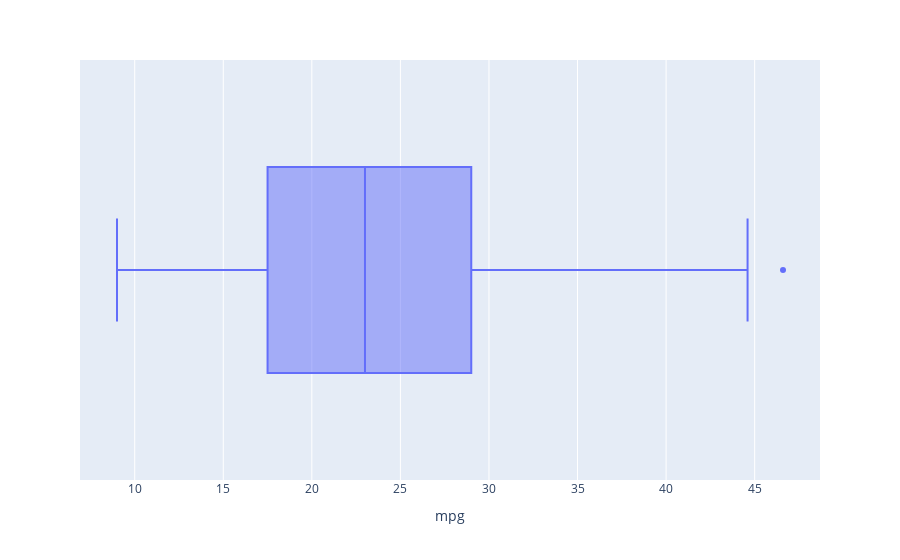
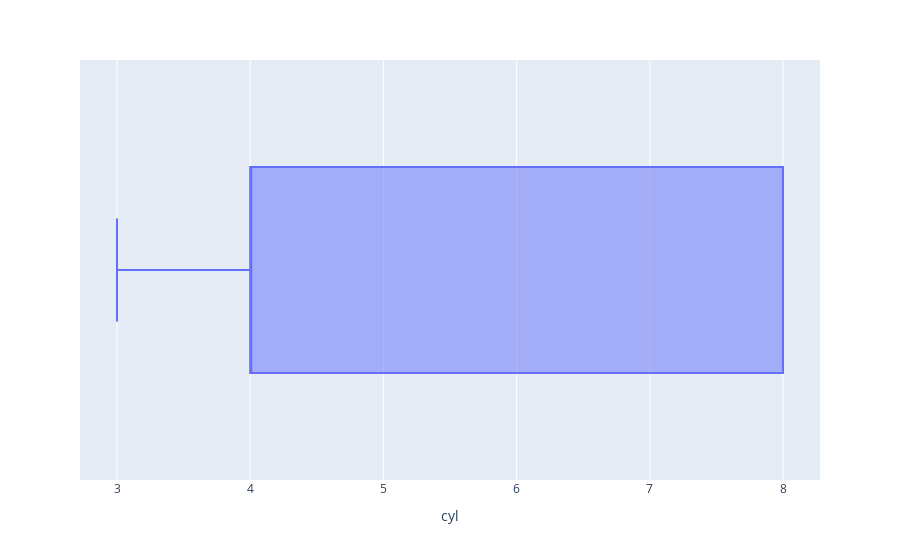
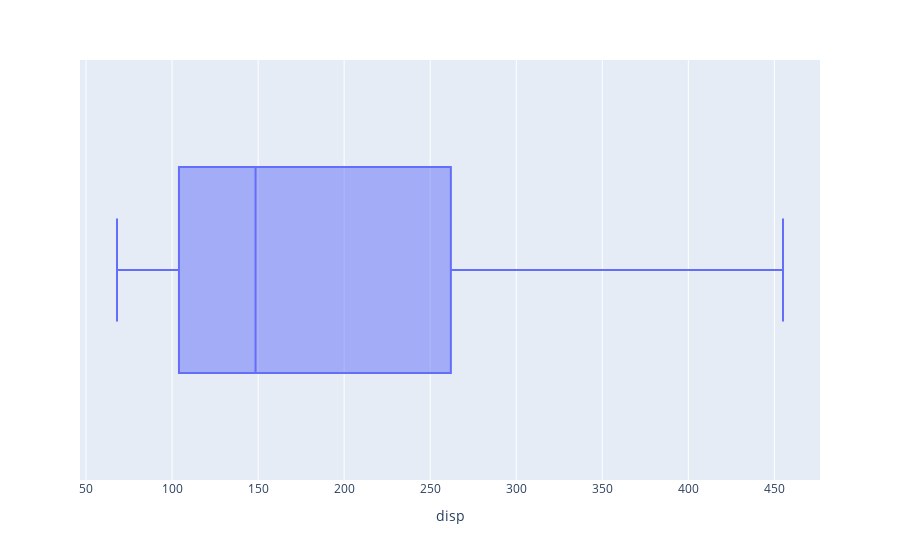
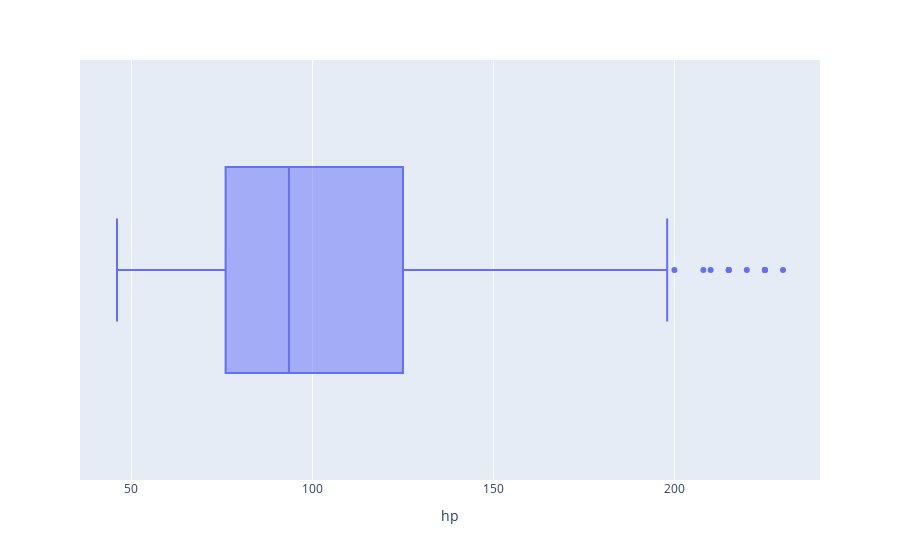

Notebook code for these charts, in order:
### Code cell
for column in df:
    fig=px.box(df,x=column)
    fig.show()

### Figure 1 — Plotly figure (JSON) as saved in the notebook; plotly's stock layout.template omitted (floating-point values rounded to 4 significant figures; data arrays with more than 128 entries replaced by an {"elided": "..."} marker saying what was removed)
{"data": [{"alignmentgroup": "True", "hovertemplate": "mpg=%{x}<extra></extra>", "legendgroup": "", "marker": {"color": "#636efa"}, "name": "", "notched": false, "offsetgroup": "", "orientation": "h", "showlegend": false, "type": "box", "x": {"elided": "398 float values"}, "x0": " ", "xaxis": "x", "y0": " ", "yaxis": "y"}], "layout": {"autosize": true, "boxmode": "group", "legend": {"tracegroupgap": 0}, "margin": {"t": 60}, "xaxis": {"anchor": "y", "autorange": true, "domain": [0, 1], "range": [6.911, 48.69], "title": {"text": "mpg"}, "type": "linear"}, "yaxis": {"anchor": "x", "autorange": true, "domain": [0, 1], "range": [-0.5, 0.5], "type": "category"}}}

### Figure 2 — Plotly figure (JSON) as saved in the notebook; plotly's stock layout.template omitted (floating-point values rounded to 4 significant figures; data arrays with more than 128 entries replaced by an {"elided": "..."} marker saying what was removed)
{"data": [{"alignmentgroup": "True", "hovertemplate": "cyl=%{x}<extra></extra>", "legendgroup": "", "marker": {"color": "#636efa"}, "name": "", "notched": false, "offsetgroup": "", "orientation": "h", "showlegend": false, "type": "box", "x": {"elided": "398 int values"}, "x0": " ", "xaxis": "x", "y0": " ", "yaxis": "y"}], "layout": {"autosize": true, "boxmode": "group", "legend": {"tracegroupgap": 0}, "margin": {"t": 60}, "xaxis": {"anchor": "y", "autorange": true, "domain": [0, 1], "range": [2.722, 8.278], "title": {"text": "cyl"}, "type": "linear"}, "yaxis": {"anchor": "x", "autorange": true, "domain": [0, 1], "range": [-0.5, 0.5], "type": "category"}}}

### Figure 3 — Plotly figure (JSON) as saved in the notebook; plotly's stock layout.template omitted (floating-point values rounded to 4 significant figures; data arrays with more than 128 entries replaced by an {"elided": "..."} marker saying what was removed)
{"data": [{"alignmentgroup": "True", "hovertemplate": "disp=%{x}<extra></extra>", "legendgroup": "", "marker": {"color": "#636efa"}, "name": "", "notched": false, "offsetgroup": "", "orientation": "h", "showlegend": false, "type": "box", "x": {"elided": "398 float values"}, "x0": " ", "xaxis": "x", "y0": " ", "yaxis": "y"}], "layout": {"autosize": true, "boxmode": "group", "legend": {"tracegroupgap": 0}, "margin": {"t": 60}, "xaxis": {"anchor": "y", "autorange": true, "domain": [0, 1], "range": [46.5, 476.5], "title": {"text": "disp"}, "type": "linear"}, "yaxis": {"anchor": "x", "autorange": true, "domain": [0, 1], "range": [-0.5, 0.5], "type": "category"}}}

### Figure 4 — Plotly figure (JSON) as saved in the notebook; plotly's stock layout.template omitted (floating-point values rounded to 4 significant figures; data arrays with more than 128 entries replaced by an {"elided": "..."} marker saying what was removed)
{"data": [{"alignmentgroup": "True", "hovertemplate": "hp=%{x}<extra></extra>", "legendgroup": "", "marker": {"color": "#636efa"}, "name": "", "notched": false, "offsetgroup": "", "orientation": "h", "showlegend": false, "type": "box", "x": {"elided": "398 float values"}, "x0": " ", "xaxis": "x", "y0": " ", "yaxis": "y"}], "layout": {"autosize": true, "boxmode": "group", "legend": {"tracegroupgap": 0}, "margin": {"t": 60}, "xaxis": {"anchor": "y", "autorange": true, "domain": [0, 1], "range": [35.78, 240.2], "title": {"text": "hp"}, "type": "linear"}, "yaxis": {"anchor": "x", "autorange": true, "domain": [0, 1], "range": [-0.5, 0.5], "type": "category"}}}
